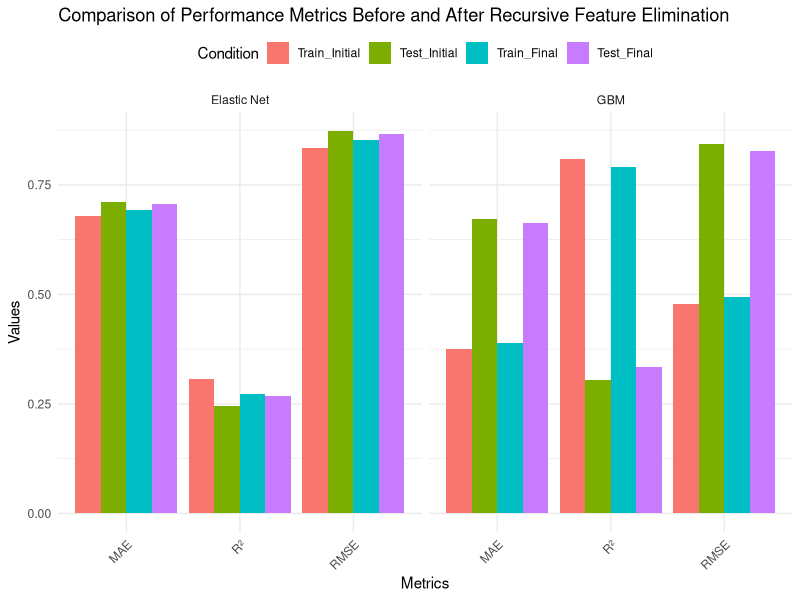

This chart was generated by the following R code:
library(ggplot2)
library(reshape2)

# Data for Elastic Net
elastic_net <- data.frame(
  Metric = c("RMSE", "MAE", "R²"),
  Train_Initial = c(0.8352234, 0.67814, 0.3077106),
  Test_Initial = c(0.8730806, 0.7114465, 0.2442234),
  Train_Final = c(0.8523354, 0.692742, 0.272137),
  Test_Final = c(0.865197, 0.7055703, 0.2675806)
)

# Data for GBM
gbm <- data.frame(
  Metric = c("RMSE", "MAE", "R²"),
  Train_Initial = c(0.4791101, 0.375694, 0.810069),
  Test_Initial = c(0.8434596, 0.671005, 0.3040875),
  Train_Final = c(0.493516, 0.3882441, 0.7917241),
  Test_Final = c(0.8262528, 0.6621518, 0.3347315)
)


# Melt the data for Elastic Net
elastic_net_melted <- melt(elastic_net, id.vars = "Metric", variable.name = "Condition", value.name = "Value")
elastic_net_melted$Model <- "Elastic Net"

# Melt the data for GBM
gbm_melted <- melt(gbm, id.vars = "Metric", variable.name = "Condition", value.name = "Value")
gbm_melted$Model <- "GBM"

# Combine both datasets
combined_data <- rbind(elastic_net_melted, gbm_melted)

# Create the graph
ggplot(combined_data, aes(x = Metric, y = Value, fill = Condition)) +
  geom_bar(stat = "identity", position = position_dodge()) +
  facet_wrap(~ Model) +
  labs(
    title = "Comparison of Performance Metrics Before and After Recursive Feature Elimination",
    x = "Metrics",
    y = "Values",
    fill = "Condition"
  ) +
  theme_minimal() +
  theme(
    axis.text.x = element_text(angle = 45, hjust = 1),
    legend.position = "top"
  )
